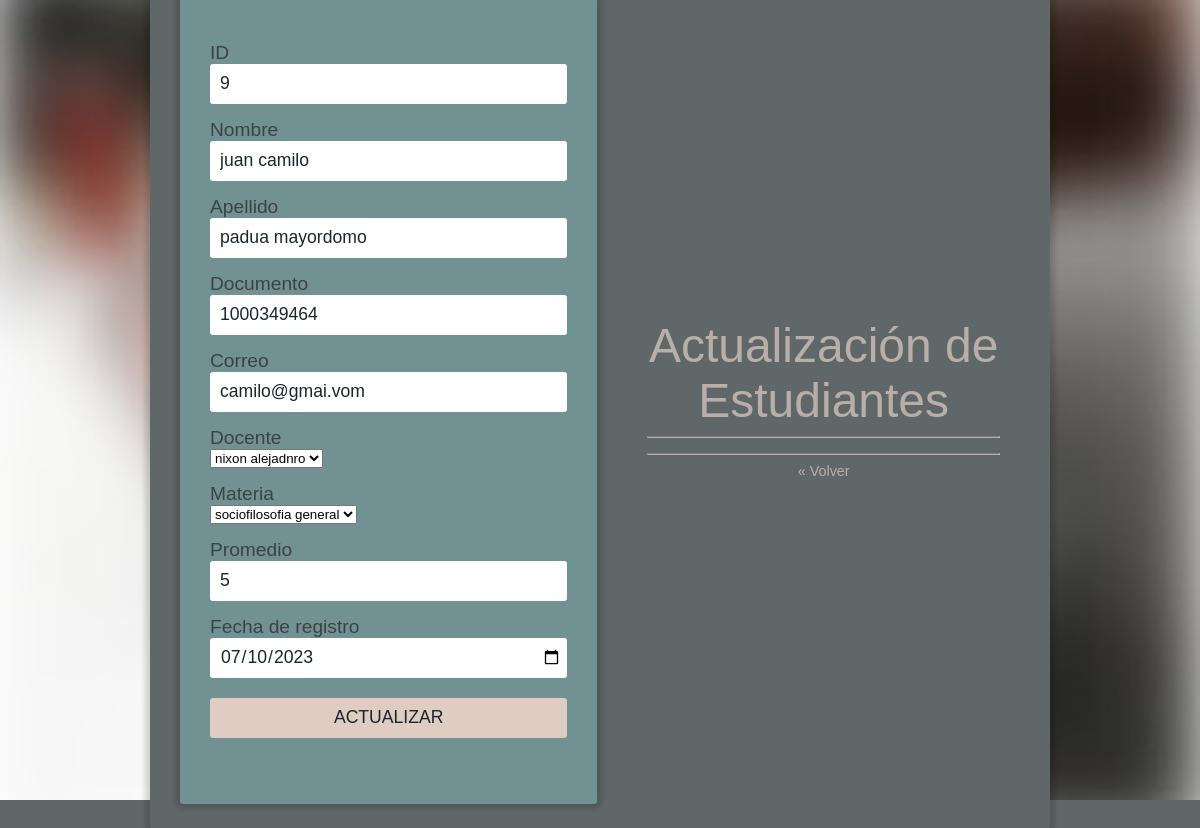
Page /Estudiantes/pages/editar.php?Id=9 on the committed database.
### tables this page shows
CREATE TABLE `estudiantes` (
  `id_estudiante` int(11) NOT NULL,
  `Nombreestu` varchar(60) NOT NULL,
  `Apellidoestu` varchar(60) NOT NULL,
  `Documentoestu` varchar(12) NOT NULL,
  `Correoestu` varchar(60) NOT NULL,
  `Materia` varchar(30) NOT NULL,
  `Docente` varchar(30) NOT NULL,
  `Promedio` int(11) NOT NULL,
  `Fecha_registro` date DEFAULT NULL
);

### Conexion.php (called while the page is built, shortened)
<?php
class Conexion{
    private $drive = "mysql";
    private $host = "localhost";
    private $dbname = "notas2023";
    private $user = "root";
    private $password = "";
    public function __construct(){
        try{
            $db = new PDO("{$this->drive}:host={$this->host};dbname={$this->dbname}",$this->user, $this->password);
            $db->setAttribute(PDO::ATTR_ERRMODE,PDO::ERRMODE_EXCEPTION);
            return $db;
        }catch(PDOException $e){
            echo "Ha surgido algun error: Detalle: ".$e->getMessage();
        }
    }
}
?>

### Estudiantes/models/estudiantes.php (called while the page is built, shortened)
<?php
include_once('../../Conexion.php');
class Estudiantes extends Conexion{
    public function __construct(){
        $this->db = parent::__construct();
    }
    public function getidest($Id){
        $statement=$this->db->prepare("SELECT * FROM estudiantes WHERE  id_estudiante=:Id");
        $statement->bindparam(':Id',$Id);
        $statement->execute();
        $resultado =$statement->fetch(PDO::FETCH_ASSOC);
        return $resultado;
    }
}
?>

### consultas.php (called while the page is built)
<?php
include_once('Conexion.php');
class Consulta extends Conexion{
        public function __construct(){
            $this->db=parent::__construct();
        }
        public function  getmaterias(){
            $row=null;
            $sta=$this->db->prepare("SELECT * FROM materias");
            $sta->execute();
            while($res =$sta->fetch()){
                $row[]=$res;
            }
            return $row;
        }
        public function getdocentes(){
            $row=null;
            $sta=$this->db->prepare("SELECT * FROM docente WHERE Perfil='Docente'");
            $sta->execute();
            while($res =$sta->fetch()){
                $row[]=$res;
            }
            return $row;
        }
}
?>

### Estudiantes/pages/editar.php (the view, shortened to what this page needs)
<html lang="es">
<head>
    <link rel="stylesheet" href="../../css/login.css">
</head>
<body>
    <?php
    require_once('../../Conexion.php');
    require_once('../../consultas.php');
    require_once('../models/estudiantes.php');
    $consul = new Consulta();
    $Id = $_GET['Id'];
    $est = new Estudiantes();
    $row = $est->getidest($Id);
    if ($row) {
        ?>
        <div id="contenedor">
            <div id="contenedorcentrado">
                <div id="login">
                    <form id="loginform" action="../Controller/editarestudiante.php" method="post">
                        <label for="nombre">ID</label>
                        <input id="Nombre" type="text" name="txtidest" value="<?php echo $Id ?>" readonly>
                        <label for="nombre">Nombre </label>
                        <input id="Nombre" type="text" name="txtnombreest" value="<?php echo $row['Nombreestu'] ?>">
                        <label for="Apellido">Apellido</label>
                        <input id="Apellido" type="text" name="txtapellidoest" value="<?php echo $row['Apellidoestu'] ?>">
                        <label for="Documento">Documento</label>
                        <input id="Documento" type="number" name="txtdocumentoest"
                            value="<?php echo $row['Documentoestu'] ?>">
                        <label for="Correo">Correo</label>
                        <input id="Correo" type="email" name="txtcorreoest" value="<?php echo $row['Correoestu'] ?>">
                        <label for="Docente">Docente</label>
                        <select name="txtdocente" id="Docente" value="<?php echo $row['Docente'] ?>" required>
                            <?php
                            $doce = $consul->getdocentes();
                            if ($doce != null) {
                                foreach ($doce as $do) {
                                    ?>
                                    <option value="<?php echo $do['Nombredoc']; ?>"><?php echo $do['Nombredoc']; ?></option>
                                    <?php
                                }
                            }
                            ?>
                        </select>
                        <label for="Materia">Materia</label>
                        <select name="txtmateriaest" id="Materia" value="<?php echo $row['Materia'] ?>" required>
                            <?php
                            $mate = $consul->getmaterias();
                            if ($mate != null) {
                                foreach ($mate as $ma) {
                                    ?>
                                    <option value="<?php echo $ma['Nombremate']; ?>"><?php echo $ma['Nombremate']; ?></option>
                                    <?php
                                }
                            }
                            ?>
                        </select>
                        <label for="Promedio">Promedio</label>
                        <input id="Promedio" type="number" name="txtpromedioest" value="<?php echo $row['Promedio'] ?>">
                        <label for="Fechaest">Fecha de registro</label>
                        <input id="Fechaest" type="date" name="txtfechaest" value="<?php echo $row['Fecha_registro'] ?>">
                        <button type="submit" title="Registrar" name="Registrar">ACTUALIZAR</button>
                    </form>
                <?php } ?>
            </div>
            <div id="derecho">
                <div class="titulo">
                    Actualización de Estudiantes
                </div>
                <hr>
                <div class="pie-form">
                    <hr>
                    <a href="index.php">« Volver</a>
                </div>
            </div>
        </div>
    </div>
</body>
</html>

### css/login.css (style rules this page uses)
body { font-family: 'Overpass', sans-serif; font-weight: normal; font-size: 100%; color: #1b262c; margin: 0; background-color: #5f6769; }
#contenedor { display: flex; align-items: center; justify-content: center; margin: 0; padding: 0; min-width: 100vw; min-height: 100vh; width: 100%; height: 100%; background-image: url(../img/fondo_difuminado_login.jpg); background-position: center; background-size: cover; }
#contenedorcentrado { display: flex; align-items: center; justify-content: center; flex-direction:row; min-width: 380px; max-width: 900px; width: 90%; background-color: #5f6769; border-radius: 10px 10px 10px 10px; -moz-border-radius: 10px 10px 10px 10px; -webkit-border-radius: 10px 10px 10px 10px; -webkit-box-shadow: 0px 0px 5px 5px rgba(0,0,0,0.15); -moz-box-shadow: 0px 0px 5px 5px rgba(0,0,0,0.15); box-shadow: 0px 0px 5px 5px rgba(0,0,0,0.15); padding: 30px; box-sizing: border-box; }
#login { width: 100%; max-width: 4430px; min-width: 320px; padding: 30px 30px 50px 30px; background-color: #719192; -webkit-box-shadow: 0px 0px 5px 5px rgba(0,0,0,0.15); -moz-box-shadow: 0px 0px 5px 5px rgba(0,0,0,0.15); box-shadow: 0px 0px 5px 5px rgba(0,0,0,0.15); border-radius: 3px 3px 3px 3px; -moz-border-radius: 3px 3px 3px 3px; -webkit-border-radius: 3px 3px 3px 3px; box-sizing: border-box; opacity: 1; filter: alpha(opacity=1); }
#login label { display: block; font-family: 'Overpass', sans-serif; font-size: 120%; color:#3c4245; margin-top: 15px; }
#login input { font-family: 'Overpass', sans-serif; font-size: 110%; color: #1b262c; display: block; width: 100%; height: 40px; margin-bottom: 10px; padding: 5px 5px 5px 10px; box-sizing: border-box; border: none; border-radius: 3px 3px 3px 3px; -moz-border-radius: 3px 3px 3px 3px; -webkit-border-radius: 3px 3px 3px 3px; }
#login input::placeholder { font-family: 'Overpass', sans-serif; color: #E4E4E4; }
#login button { font-family: 'Overpass', sans-serif; font-size: 110%; color:#1b262c; width: 100%; height: 40px; border: none; border-radius: 3px 3px 3px 3px; -moz-border-radius: 3px 3px 3px 3px; -webkit-border-radius: 3px 3px 3px 3px; background-color: #dfcdc3; margin-top: 10px; }
#derecho { text-align: center; width: 100%; opacity: 0.70; filter: alpha(opacity=70); padding:20px 20px 20px 50px; box-sizing: border-box; }
.titulo { font-size: 300%; color:#dfcdc3; }
hr { border-top: 1px solid #8c8b8b; border-bottom: 1px solid #dfcdc3; }
.pie-form { font-size: 90%; text-align: center; margin-top: 15px; }
.pie-form a { display: block; text-decoration: none; color: #dfcdc3; margin-bottom: 3px; }

### rows in the picture
estudiantes: txtnombreest "juan camilo", txtapellidoest "padua mayordomo", txtdocumentoest "1000349464", txtcorreoest "camilo@gmai.vom", txtpromedioest "5", txtfechaest "07/10/2023"

### other values in the picture
form field txtdocente "nixon alejadnro"
form field txtmateriaest "sociofilosofia general"
